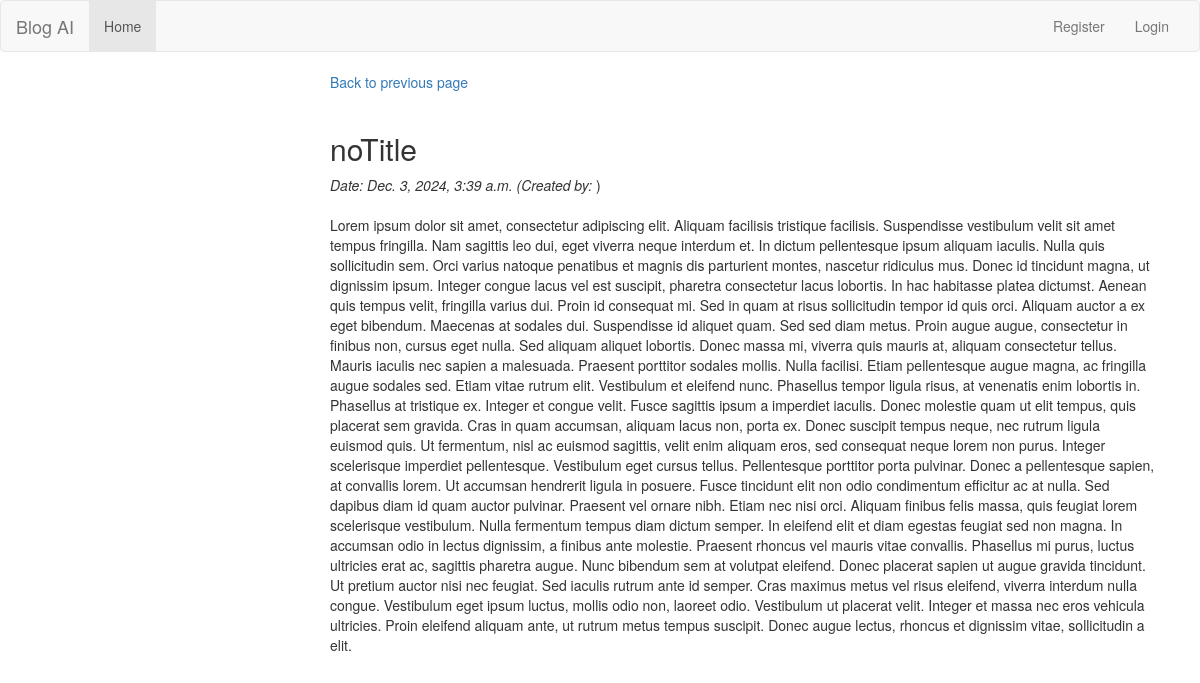
Before: /post/first-post/ with the older database file.
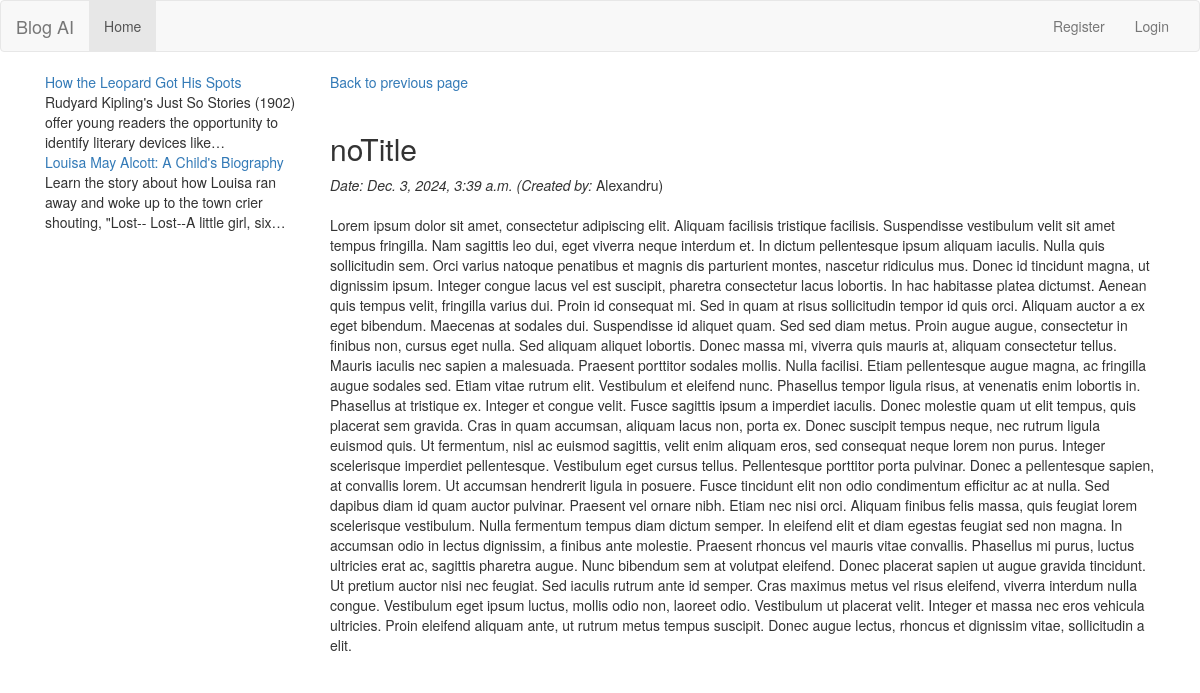
After: the same page with the newer database file.
### blog/models/posts.py (models this page shows, shortened)
class Post(models.Model):
    CATEGORY_CHOICES = [
        ('general', 'General'),
        ('tech', 'Technology'),
        ('life', 'Lifestyle'),
        ('edu', 'Education'),
        ('news', 'News'),
    ]
    STATUS = [
        ('no_status', 'no_status'),
        ('for_approval', 'for_approval'),
        ('approved', 'approved'),
    ]
    title = models.CharField(max_length=255, default="noTitle")
    slug = models.SlugField(max_length=255, unique=True)
    summary = models.CharField(max_length=300)
    category = models.CharField(
        max_length=50,
        choices=CATEGORY_CHOICES,
        default='general'
    )
    content = RichTextField()
    published = models.BooleanField(default=True)
    status = models.CharField(max_length=15, choices=STATUS, default="no_status")
    likes = models.PositiveIntegerField(null=True)
    writer = models.ForeignKey(Writer, blank=True, null=True, on_delete=models.SET_NULL)
    created = models.DateTimeField(auto_now_add=True)
    image = models.ImageField(upload_to='img', null=True,  default='placeholder.png')
    class Meta:
        ordering = ['-created']

### blog/models/models.py (models this page shows, shortened)
class Writer(models.Model):
    user = models.ForeignKey(User, on_delete=models.SET_NULL, null=True)
    pseudo_name = models.CharField(max_length=200)
    all_posts = models.PositiveIntegerField(null=True, blank=True)
    votes = models.PositiveIntegerField(null=True,blank=True)
    tokens_used = models.PositiveIntegerField(null=True)
    tokens_available = models.PositiveIntegerField(null=True)
    createdDate = models.DateTimeField(auto_now_add=True)

### blog/views.py (the view)
# urls.py: path('post/<slug:slug>/', blog_views.post), #without regex
def post(request, slug):
    print(slug)
    post = get_object_or_404(Post.objects.select_related('writer'), slug=slug)
    posts = Post.objects.filter(status='approved').select_related('writer')
    return render(request, 'post.html', {
        'post': post,
        'posts': posts
    })

### blog/templates/post.html (shortened to what this page needs)
{% extends 'single-template.html' %}
{% block entry %}
  <a href="/">Back to previous page</a><br /><br />
  <h2>{{ post.title }}</h2>
  <div><i>Date: {{ post.created }}  </i><i>(Created by:</i> {{ post.writer.pseudo_name }}) </div>
  <div>
    <br>
    {{ post.content | safe }}
  </div>
{% endblock %}

### blog/templates/single-template.html
{% extends 'base.html' %}
{% load static %}
{% block extra_css %}
    <link rel="stylesheet" type="text/css" href="{% static 'css/posts.css' %}">
{% endblock %}
{% block content %}
    <div class="container">
        <div class="col-md-3">
            {% for post in posts %}
                <div>
                    <div class="summary-title"><a href="/post/{{ post.slug }}">{{ post.title }}</a></div>
                    <div class="truncate-text" style="display: -webkit-box !important;
                                                        -webkit-line-clamp: 3 !important;
                                                        -webkit-box-orient: vertical !important;
                                                        overflow: hidden !important;
                                                        text-overflow: ellipsis !important;
                                                        height: 60px !important;
                                                        line-height: 20px !important;">{{ post.summary }}</div>
                </div>
            {% endfor %}
        </div>
        <div class="col-md-9">
            {% block entry %} {% endblock %}
        </div>
    </div>
{% endblock %}

Changed rows visible on the page:
added Post: title "How the Leopard Got His Spots", summary "Rudyard Kipling's Just So Stories (1902) offer young readers the opportunity to identify literary devices…"
added Post: title "Louisa May Alcott: A Child's Biography", summary "Learn the story about how Louisa ran away and woke up to the town crier shouting, \"Lost-- Lost--A little girl,…"
changed Post "noTitle": writer.pseudo_name (not shown) → "Alexandru"
